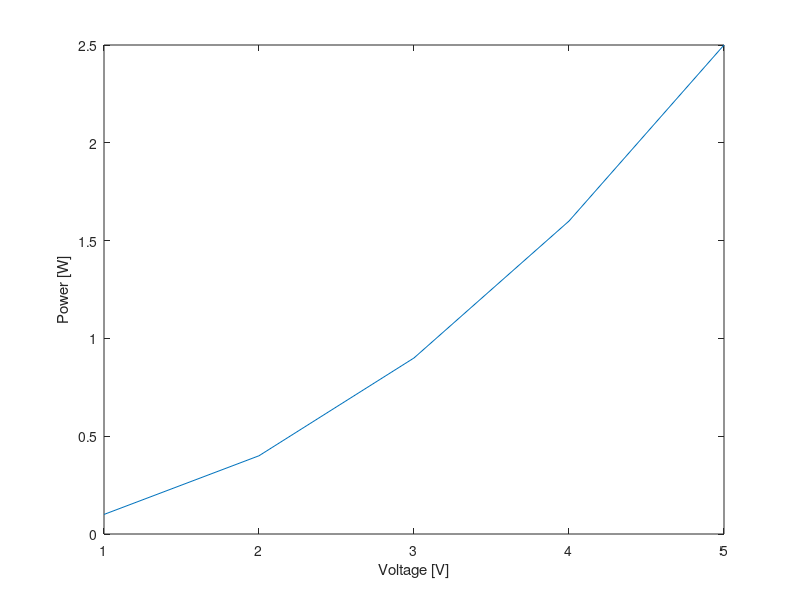

Reproduce this figure in MATLAB.
% Complete Reference Solution
% Note: This is an example, update with actual physics/math logic.

V_measured = [1, 2, 3, 4, 5];
I_measured = [0.1, 0.2, 0.3, 0.4, 0.5];

P = V_measured .* I_measured;
plot(V_measured, P);
xlabel('Voltage [V]');
ylabel('Power [W]');
